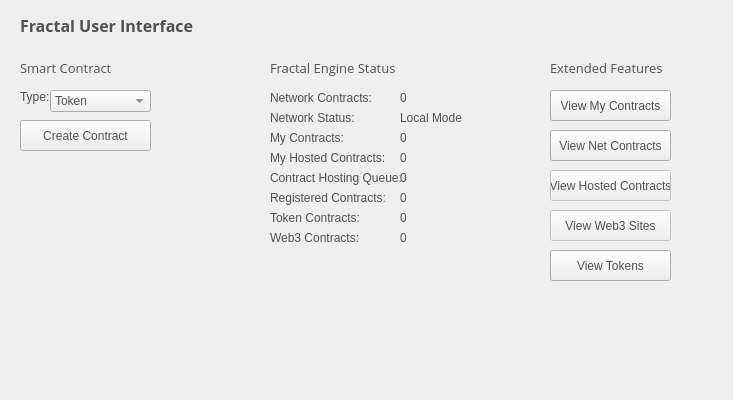
<?xml version="1.0" encoding="UTF-8"?>
<ui version="4.0">
 <class>FractalUI</class>
 <widget class="QWidget" name="FractalUI">
  <property name="windowModality">
   <enum>Qt::NonModal</enum>
  </property>
  <property name="geometry">
   <rect>
    <x>0</x>
    <y>0</y>
    <width>733</width>
    <height>400</height>
   </rect>
  </property>
  <property name="windowTitle">
   <string>Digging</string>
  </property>
  <property name="styleSheet">
   <string notr="true">color:#505050;
font-family:'Open Sans,sans-serif';</string>
  </property>
  <widget class="QLabel" name="smartContractLabel">
   <property name="geometry">
    <rect>
     <x>20</x>
     <y>60</y>
     <width>141</width>
     <height>16</height>
    </rect>
   </property>
   <property name="font">
    <font>
     <family>Open Sans,sans-serif</family>
     <pointsize>10</pointsize>
    </font>
   </property>
   <property name="text">
    <string>Smart Contract</string>
   </property>
  </widget>
  <widget class="QLabel" name="titleLabel">
   <property name="geometry">
    <rect>
     <x>20</x>
     <y>10</y>
     <width>211</width>
     <height>31</height>
    </rect>
   </property>
   <property name="font">
    <font>
     <family>Open Sans,sans-serif</family>
     <pointsize>12</pointsize>
     <weight>75</weight>
     <bold>true</bold>
    </font>
   </property>
   <property name="text">
    <string>Fractal User Interface</string>
   </property>
  </widget>
  <widget class="QLabel" name="typeLabel">
   <property name="geometry">
    <rect>
     <x>20</x>
     <y>90</y>
     <width>47</width>
     <height>14</height>
    </rect>
   </property>
   <property name="text">
    <string>Type:</string>
   </property>
  </widget>
  <widget class="QLabel" name="extendedFeaturesLabel">
   <property name="geometry">
    <rect>
     <x>550</x>
     <y>60</y>
     <width>151</width>
     <height>16</height>
    </rect>
   </property>
   <property name="font">
    <font>
     <family>Open Sans,sans-serif</family>
     <pointsize>10</pointsize>
    </font>
   </property>
   <property name="text">
    <string>Extended Features</string>
   </property>
  </widget>
  <widget class="QLabel" name="fractalEngineLabel">
   <property name="geometry">
    <rect>
     <x>270</x>
     <y>60</y>
     <width>181</width>
     <height>16</height>
    </rect>
   </property>
   <property name="font">
    <font>
     <family>Open Sans,sans-serif</family>
     <pointsize>10</pointsize>
    </font>
   </property>
   <property name="text">
    <string>Fractal Engine Status</string>
   </property>
  </widget>
  <widget class="QLabel" name="netContractsLabel">
   <property name="geometry">
    <rect>
     <x>270</x>
     <y>90</y>
     <width>121</width>
     <height>16</height>
    </rect>
   </property>
   <property name="text">
    <string>Network Contracts:</string>
   </property>
  </widget>
  <widget class="QLabel" name="myContractsLabel">
   <property name="geometry">
    <rect>
     <x>270</x>
     <y>130</y>
     <width>101</width>
     <height>16</height>
    </rect>
   </property>
   <property name="text">
    <string>My Contracts:</string>
   </property>
  </widget>
  <widget class="QLabel" name="netSTatusLabel">
   <property name="geometry">
    <rect>
     <x>270</x>
     <y>110</y>
     <width>101</width>
     <height>16</height>
    </rect>
   </property>
   <property name="text">
    <string>Network Status:</string>
   </property>
  </widget>
  <widget class="QLabel" name="myHostedConstractsLabel">
   <property name="geometry">
    <rect>
     <x>270</x>
     <y>150</y>
     <width>121</width>
     <height>16</height>
    </rect>
   </property>
   <property name="text">
    <string>My Hosted Contracts:</string>
   </property>
  </widget>
  <widget class="QLabel" name="contractQueueLabel">
   <property name="geometry">
    <rect>
     <x>270</x>
     <y>170</y>
     <width>141</width>
     <height>16</height>
    </rect>
   </property>
   <property name="text">
    <string>Contract Hosting Queue:</string>
   </property>
  </widget>
  <widget class="QPushButton" name="myContractsBtn">
   <property name="geometry">
    <rect>
     <x>550</x>
     <y>90</y>
     <width>121</width>
     <height>31</height>
    </rect>
   </property>
   <property name="text">
    <string>View My Contracts</string>
   </property>
  </widget>
  <widget class="QPushButton" name="netContractsBtn">
   <property name="geometry">
    <rect>
     <x>550</x>
     <y>130</y>
     <width>121</width>
     <height>31</height>
    </rect>
   </property>
   <property name="text">
    <string>View Net Contracts</string>
   </property>
  </widget>
  <widget class="QPushButton" name="myHostedBtn">
   <property name="enabled">
    <bool>false</bool>
   </property>
   <property name="geometry">
    <rect>
     <x>550</x>
     <y>170</y>
     <width>121</width>
     <height>31</height>
    </rect>
   </property>
   <property name="text">
    <string>View Hosted Contracts</string>
   </property>
  </widget>
  <widget class="QPushButton" name="netWeb3Btn">
   <property name="enabled">
    <bool>false</bool>
   </property>
   <property name="geometry">
    <rect>
     <x>550</x>
     <y>210</y>
     <width>121</width>
     <height>31</height>
    </rect>
   </property>
   <property name="text">
    <string>View Web3 Sites</string>
   </property>
  </widget>
  <widget class="QPushButton" name="netTokensBtn">
   <property name="geometry">
    <rect>
     <x>550</x>
     <y>250</y>
     <width>121</width>
     <height>31</height>
    </rect>
   </property>
   <property name="text">
    <string>View Tokens</string>
   </property>
  </widget>
  <widget class="QLabel" name="registeredContractsLabel">
   <property name="geometry">
    <rect>
     <x>270</x>
     <y>190</y>
     <width>121</width>
     <height>16</height>
    </rect>
   </property>
   <property name="text">
    <string>Registered Contracts:</string>
   </property>
  </widget>
  <widget class="QLabel" name="tokensLabel">
   <property name="geometry">
    <rect>
     <x>270</x>
     <y>210</y>
     <width>101</width>
     <height>16</height>
    </rect>
   </property>
   <property name="text">
    <string>Token Contracts:</string>
   </property>
  </widget>
  <widget class="QLabel" name="web3Label">
   <property name="geometry">
    <rect>
     <x>270</x>
     <y>230</y>
     <width>111</width>
     <height>16</height>
    </rect>
   </property>
   <property name="text">
    <string>Web3 Contracts:</string>
   </property>
  </widget>
  <widget class="QComboBox" name="contractTypeCombo">
   <property name="geometry">
    <rect>
     <x>50</x>
     <y>90</y>
     <width>101</width>
     <height>22</height>
    </rect>
   </property>
   <property name="currentIndex">
    <number>0</number>
   </property>
   <item>
    <property name="text">
     <string>Token</string>
    </property>
   </item>
   <item>
    <property name="text">
     <string>Web3</string>
    </property>
   </item>
  </widget>
  <widget class="QLabel" name="ncCount">
   <property name="geometry">
    <rect>
     <x>400</x>
     <y>90</y>
     <width>71</width>
     <height>16</height>
    </rect>
   </property>
   <property name="text">
    <string>0</string>
   </property>
  </widget>
  <widget class="QLabel" name="nsCount">
   <property name="geometry">
    <rect>
     <x>400</x>
     <y>110</y>
     <width>71</width>
     <height>16</height>
    </rect>
   </property>
   <property name="text">
    <string>Local Mode</string>
   </property>
  </widget>
  <widget class="QLabel" name="mcCount">
   <property name="geometry">
    <rect>
     <x>400</x>
     <y>130</y>
     <width>71</width>
     <height>16</height>
    </rect>
   </property>
   <property name="text">
    <string>0</string>
   </property>
  </widget>
  <widget class="QLabel" name="mhCount">
   <property name="geometry">
    <rect>
     <x>400</x>
     <y>150</y>
     <width>71</width>
     <height>16</height>
    </rect>
   </property>
   <property name="text">
    <string>0</string>
   </property>
  </widget>
  <widget class="QLabel" name="chCount">
   <property name="geometry">
    <rect>
     <x>400</x>
     <y>170</y>
     <width>71</width>
     <height>16</height>
    </rect>
   </property>
   <property name="text">
    <string>0</string>
   </property>
  </widget>
  <widget class="QLabel" name="rcCount">
   <property name="geometry">
    <rect>
     <x>400</x>
     <y>190</y>
     <width>71</width>
     <height>16</height>
    </rect>
   </property>
   <property name="text">
    <string>0</string>
   </property>
  </widget>
  <widget class="QLabel" name="tcWeb">
   <property name="geometry">
    <rect>
     <x>400</x>
     <y>210</y>
     <width>71</width>
     <height>16</height>
    </rect>
   </property>
   <property name="text">
    <string>0</string>
   </property>
  </widget>
  <widget class="QLabel" name="bcCount">
   <property name="geometry">
    <rect>
     <x>400</x>
     <y>230</y>
     <width>71</width>
     <height>16</height>
    </rect>
   </property>
   <property name="text">
    <string>0</string>
   </property>
  </widget>
  <widget class="QPushButton" name="pushButton">
   <property name="geometry">
    <rect>
     <x>20</x>
     <y>120</y>
     <width>131</width>
     <height>31</height>
    </rect>
   </property>
   <property name="text">
    <string>Create Contract</string>
   </property>
  </widget>
 </widget>
 <layoutdefault spacing="6" margin="11"/>
 <resources/>
 <connections/>
</ui>
